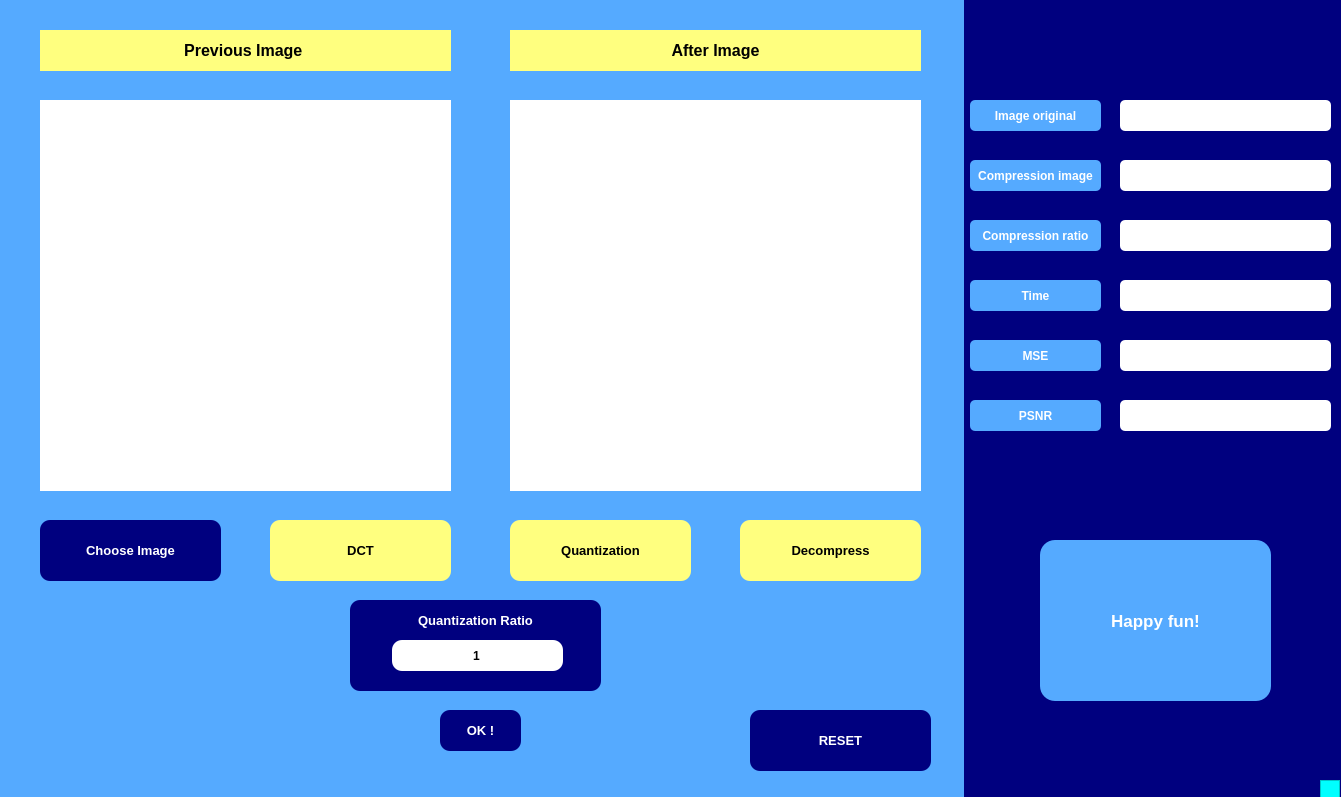
<?xml version="1.0" encoding="UTF-8"?>
<ui version="4.0">
 <class>JPEG</class>
 <widget class="QMainWindow" name="JPEG">
  <property name="geometry">
   <rect>
    <x>0</x>
    <y>0</y>
    <width>1341</width>
    <height>797</height>
   </rect>
  </property>
  <property name="font">
   <font>
    <weight>50</weight>
    <bold>false</bold>
   </font>
  </property>
  <property name="windowTitle">
   <string>IMAGE PROCESSING</string>
  </property>
  <property name="styleSheet">
   <string notr="true">background-color: rgb(85, 170, 255);
setWordWrap: True</string>
  </property>
  <property name="inputMethodHints">
   <set>Qt::ImhNone</set>
  </property>
  <property name="documentMode">
   <bool>false</bool>
  </property>
  <widget class="QWidget" name="centralwidget">
   <widget class="QLabel" name="pre_frame">
    <property name="geometry">
     <rect>
      <x>40</x>
      <y>100</y>
      <width>411</width>
      <height>391</height>
     </rect>
    </property>
    <property name="mouseTracking">
     <bool>false</bool>
    </property>
    <property name="styleSheet">
     <string notr="true">background-color: rgb(255, 255, 255);</string>
    </property>
    <property name="text">
     <string/>
    </property>
   </widget>
   <widget class="QLabel" name="aft_frame">
    <property name="geometry">
     <rect>
      <x>510</x>
      <y>100</y>
      <width>411</width>
      <height>391</height>
     </rect>
    </property>
    <property name="styleSheet">
     <string notr="true">background-color: rgb(255, 255, 255);</string>
    </property>
    <property name="text">
     <string/>
    </property>
   </widget>
   <widget class="QLabel" name="pre_img">
    <property name="enabled">
     <bool>true</bool>
    </property>
    <property name="geometry">
     <rect>
      <x>40</x>
      <y>30</y>
      <width>411</width>
      <height>41</height>
     </rect>
    </property>
    <property name="font">
     <font>
      <pointsize>12</pointsize>
      <weight>75</weight>
      <italic>false</italic>
      <bold>true</bold>
      <underline>false</underline>
      <strikeout>false</strikeout>
     </font>
    </property>
    <property name="cursor">
     <cursorShape>ArrowCursor</cursorShape>
    </property>
    <property name="acceptDrops">
     <bool>false</bool>
    </property>
    <property name="toolTip">
     <string/>
    </property>
    <property name="layoutDirection">
     <enum>Qt::LeftToRight</enum>
    </property>
    <property name="styleSheet">
     <string notr="true">background-color: rgb(255, 255, 127);</string>
    </property>
    <property name="frameShape">
     <enum>QFrame::NoFrame</enum>
    </property>
    <property name="frameShadow">
     <enum>QFrame::Plain</enum>
    </property>
    <property name="text">
     <string>Previous Image </string>
    </property>
    <property name="scaledContents">
     <bool>false</bool>
    </property>
    <property name="alignment">
     <set>Qt::AlignCenter</set>
    </property>
   </widget>
   <widget class="QLabel" name="aft_img">
    <property name="geometry">
     <rect>
      <x>510</x>
      <y>30</y>
      <width>411</width>
      <height>41</height>
     </rect>
    </property>
    <property name="font">
     <font>
      <pointsize>12</pointsize>
      <weight>75</weight>
      <bold>true</bold>
     </font>
    </property>
    <property name="styleSheet">
     <string notr="true">background-color: rgb(255, 255, 127);</string>
    </property>
    <property name="text">
     <string>After Image</string>
    </property>
    <property name="alignment">
     <set>Qt::AlignCenter</set>
    </property>
   </widget>
   <widget class="QPushButton" name="DCT">
    <property name="geometry">
     <rect>
      <x>270</x>
      <y>520</y>
      <width>181</width>
      <height>61</height>
     </rect>
    </property>
    <property name="font">
     <font>
      <pointsize>10</pointsize>
      <weight>75</weight>
      <bold>true</bold>
     </font>
    </property>
    <property name="styleSheet">
     <string notr="true">background-color: rgb(255, 255, 127);
border-radius: 10px;
</string>
    </property>
    <property name="text">
     <string>DCT</string>
    </property>
   </widget>
   <widget class="QPushButton" name="quantization">
    <property name="enabled">
     <bool>true</bool>
    </property>
    <property name="geometry">
     <rect>
      <x>510</x>
      <y>520</y>
      <width>181</width>
      <height>61</height>
     </rect>
    </property>
    <property name="font">
     <font>
      <pointsize>10</pointsize>
      <weight>75</weight>
      <bold>true</bold>
      <kerning>true</kerning>
     </font>
    </property>
    <property name="acceptDrops">
     <bool>false</bool>
    </property>
    <property name="autoFillBackground">
     <bool>false</bool>
    </property>
    <property name="styleSheet">
     <string notr="true">background-color: rgb(255, 255, 127);
border-radius: 10px;
</string>
    </property>
    <property name="inputMethodHints">
     <set>Qt::ImhNone</set>
    </property>
    <property name="text">
     <string>Quantization</string>
    </property>
    <property name="checkable">
     <bool>false</bool>
    </property>
    <property name="autoRepeat">
     <bool>false</bool>
    </property>
    <property name="autoDefault">
     <bool>false</bool>
    </property>
    <property name="default">
     <bool>false</bool>
    </property>
    <property name="flat">
     <bool>false</bool>
    </property>
   </widget>
   <widget class="QPushButton" name="Decompress">
    <property name="geometry">
     <rect>
      <x>740</x>
      <y>520</y>
      <width>181</width>
      <height>61</height>
     </rect>
    </property>
    <property name="font">
     <font>
      <pointsize>10</pointsize>
      <weight>75</weight>
      <bold>true</bold>
     </font>
    </property>
    <property name="styleSheet">
     <string notr="true">background-color: rgb(255, 255, 127);
border-radius: 10px;
</string>
    </property>
    <property name="text">
     <string>Decompress</string>
    </property>
   </widget>
   <widget class="QPushButton" name="chooseImage">
    <property name="geometry">
     <rect>
      <x>40</x>
      <y>520</y>
      <width>181</width>
      <height>61</height>
     </rect>
    </property>
    <property name="font">
     <font>
      <pointsize>10</pointsize>
      <weight>75</weight>
      <bold>true</bold>
     </font>
    </property>
    <property name="styleSheet">
     <string notr="true">background-color: rgb(0, 0, 127);
color: rgb(255, 255, 255);
border-radius: 10px;
</string>
    </property>
    <property name="text">
     <string>Choose Image</string>
    </property>
   </widget>
   <widget class="QPushButton" name="Reset">
    <property name="geometry">
     <rect>
      <x>750</x>
      <y>710</y>
      <width>181</width>
      <height>61</height>
     </rect>
    </property>
    <property name="font">
     <font>
      <pointsize>10</pointsize>
      <weight>75</weight>
      <bold>true</bold>
     </font>
    </property>
    <property name="styleSheet">
     <string notr="true">background-color: rgb(0, 0, 127);
color: rgb(255, 255, 255);
border-radius: 10px;
</string>
    </property>
    <property name="text">
     <string>RESET</string>
    </property>
   </widget>
   <widget class="QLabel" name="size_grip">
    <property name="geometry">
     <rect>
      <x>964</x>
      <y>-5</y>
      <width>401</width>
      <height>811</height>
     </rect>
    </property>
    <property name="styleSheet">
     <string notr="true">background-color: rgb(0, 0, 127);</string>
    </property>
    <property name="inputMethodHints">
     <set>Qt::ImhMultiLine</set>
    </property>
    <property name="text">
     <string/>
    </property>
   </widget>
   <widget class="QLabel" name="sizePre">
    <property name="geometry">
     <rect>
      <x>970</x>
      <y>100</y>
      <width>131</width>
      <height>31</height>
     </rect>
    </property>
    <property name="font">
     <font>
      <weight>75</weight>
      <bold>true</bold>
     </font>
    </property>
    <property name="styleSheet">
     <string notr="true">color: rgb(255, 255, 255);
border-radius: 5px;
</string>
    </property>
    <property name="text">
     <string>Image original</string>
    </property>
    <property name="alignment">
     <set>Qt::AlignCenter</set>
    </property>
   </widget>
   <widget class="QLabel" name="disSizePre">
    <property name="geometry">
     <rect>
      <x>1120</x>
      <y>100</y>
      <width>211</width>
      <height>31</height>
     </rect>
    </property>
    <property name="font">
     <font>
      <weight>75</weight>
      <bold>true</bold>
     </font>
    </property>
    <property name="styleSheet">
     <string notr="true">border-radius: 5px;
color: rgb(0, 0, 0);
background-color: rgb(255, 255, 255);</string>
    </property>
    <property name="text">
     <string/>
    </property>
    <property name="alignment">
     <set>Qt::AlignCenter</set>
    </property>
   </widget>
   <widget class="QLabel" name="disSizeCompress">
    <property name="geometry">
     <rect>
      <x>1120</x>
      <y>160</y>
      <width>211</width>
      <height>31</height>
     </rect>
    </property>
    <property name="font">
     <font>
      <weight>75</weight>
      <bold>true</bold>
     </font>
    </property>
    <property name="styleSheet">
     <string notr="true">border-radius: 5px;
color: rgb(0, 0, 0);
background-color: rgb(255, 255, 255);</string>
    </property>
    <property name="text">
     <string/>
    </property>
    <property name="alignment">
     <set>Qt::AlignCenter</set>
    </property>
   </widget>
   <widget class="QLabel" name="disRatio">
    <property name="geometry">
     <rect>
      <x>1120</x>
      <y>220</y>
      <width>211</width>
      <height>31</height>
     </rect>
    </property>
    <property name="font">
     <font>
      <weight>75</weight>
      <bold>true</bold>
     </font>
    </property>
    <property name="styleSheet">
     <string notr="true">border-radius: 5px;
color: rgb(0, 0, 0);
background-color: rgb(255, 255, 255);</string>
    </property>
    <property name="text">
     <string/>
    </property>
    <property name="alignment">
     <set>Qt::AlignCenter</set>
    </property>
   </widget>
   <widget class="QLabel" name="disTime">
    <property name="geometry">
     <rect>
      <x>1120</x>
      <y>280</y>
      <width>211</width>
      <height>31</height>
     </rect>
    </property>
    <property name="font">
     <font>
      <weight>75</weight>
      <bold>true</bold>
     </font>
    </property>
    <property name="styleSheet">
     <string notr="true">border-radius: 5px;
color: rgb(0, 0, 0);
background-color: rgb(255, 255, 255);</string>
    </property>
    <property name="text">
     <string/>
    </property>
    <property name="alignment">
     <set>Qt::AlignCenter</set>
    </property>
   </widget>
   <widget class="QLabel" name="sizeCompress">
    <property name="geometry">
     <rect>
      <x>970</x>
      <y>160</y>
      <width>131</width>
      <height>31</height>
     </rect>
    </property>
    <property name="font">
     <font>
      <weight>75</weight>
      <bold>true</bold>
     </font>
    </property>
    <property name="styleSheet">
     <string notr="true">color: rgb(255, 255, 255);
border-radius: 5px;
</string>
    </property>
    <property name="text">
     <string>Compression image</string>
    </property>
    <property name="alignment">
     <set>Qt::AlignCenter</set>
    </property>
   </widget>
   <widget class="QLabel" name="Ratio">
    <property name="geometry">
     <rect>
      <x>970</x>
      <y>220</y>
      <width>131</width>
      <height>31</height>
     </rect>
    </property>
    <property name="font">
     <font>
      <weight>75</weight>
      <bold>true</bold>
     </font>
    </property>
    <property name="styleSheet">
     <string notr="true">color: rgb(255, 255, 255);
border-radius: 5px;
</string>
    </property>
    <property name="text">
     <string>Compression ratio</string>
    </property>
    <property name="alignment">
     <set>Qt::AlignCenter</set>
    </property>
   </widget>
   <widget class="QLabel" name="time">
    <property name="geometry">
     <rect>
      <x>970</x>
      <y>280</y>
      <width>131</width>
      <height>31</height>
     </rect>
    </property>
    <property name="font">
     <font>
      <weight>75</weight>
      <bold>true</bold>
     </font>
    </property>
    <property name="styleSheet">
     <string notr="true">color: rgb(255, 255, 255);
border-radius: 5px;
</string>
    </property>
    <property name="text">
     <string>Time</string>
    </property>
    <property name="alignment">
     <set>Qt::AlignCenter</set>
    </property>
   </widget>
   <widget class="QLabel" name="author">
    <property name="geometry">
     <rect>
      <x>1040</x>
      <y>540</y>
      <width>231</width>
      <height>161</height>
     </rect>
    </property>
    <property name="font">
     <font>
      <pointsize>13</pointsize>
      <weight>75</weight>
      <bold>true</bold>
     </font>
    </property>
    <property name="styleSheet">
     <string notr="true">color: rgb(255, 255, 255);
border-radius: 15px;
</string>
    </property>
    <property name="text">
     <string>Happy fun!</string>
    </property>
    <property name="alignment">
     <set>Qt::AlignCenter</set>
    </property>
    <property name="wordWrap">
     <bool>true</bool>
    </property>
   </widget>
   <widget class="QLabel" name="label">
    <property name="geometry">
     <rect>
      <x>350</x>
      <y>600</y>
      <width>251</width>
      <height>91</height>
     </rect>
    </property>
    <property name="styleSheet">
     <string notr="true">background-color: rgb(0, 0, 127);
color: rgb(255, 255, 255);
border-radius: 10px;
</string>
    </property>
    <property name="text">
     <string/>
    </property>
   </widget>
   <widget class="QLabel" name="labelQRatio">
    <property name="geometry">
     <rect>
      <x>390</x>
      <y>610</y>
      <width>171</width>
      <height>21</height>
     </rect>
    </property>
    <property name="font">
     <font>
      <pointsize>10</pointsize>
      <weight>75</weight>
      <bold>true</bold>
     </font>
    </property>
    <property name="styleSheet">
     <string notr="true">background-color: rgb(0, 0, 127);
color: rgb(255, 255, 255);
border-radius: 5px;
</string>
    </property>
    <property name="text">
     <string>Quantization Ratio</string>
    </property>
    <property name="alignment">
     <set>Qt::AlignCenter</set>
    </property>
   </widget>
   <widget class="QPushButton" name="buttonOK">
    <property name="geometry">
     <rect>
      <x>440</x>
      <y>710</y>
      <width>81</width>
      <height>41</height>
     </rect>
    </property>
    <property name="font">
     <font>
      <pointsize>10</pointsize>
      <weight>75</weight>
      <bold>true</bold>
     </font>
    </property>
    <property name="styleSheet">
     <string notr="true">background-color: rgb(0, 0, 127);
color: rgb(255, 255, 255);
border-radius: 10px;
</string>
    </property>
    <property name="text">
     <string>OK !</string>
    </property>
   </widget>
   <widget class="QLabel" name="labelMSE">
    <property name="geometry">
     <rect>
      <x>970</x>
      <y>340</y>
      <width>131</width>
      <height>31</height>
     </rect>
    </property>
    <property name="font">
     <font>
      <weight>75</weight>
      <bold>true</bold>
     </font>
    </property>
    <property name="styleSheet">
     <string notr="true">color: rgb(255, 255, 255);
border-radius: 5px;
</string>
    </property>
    <property name="text">
     <string>MSE</string>
    </property>
    <property name="alignment">
     <set>Qt::AlignCenter</set>
    </property>
   </widget>
   <widget class="QLabel" name="labelPSNR">
    <property name="geometry">
     <rect>
      <x>970</x>
      <y>400</y>
      <width>131</width>
      <height>31</height>
     </rect>
    </property>
    <property name="font">
     <font>
      <weight>75</weight>
      <bold>true</bold>
     </font>
    </property>
    <property name="styleSheet">
     <string notr="true">color: rgb(255, 255, 255);
border-radius: 5px;
</string>
    </property>
    <property name="text">
     <string>PSNR</string>
    </property>
    <property name="alignment">
     <set>Qt::AlignCenter</set>
    </property>
   </widget>
   <widget class="QLabel" name="disMSE">
    <property name="geometry">
     <rect>
      <x>1120</x>
      <y>340</y>
      <width>211</width>
      <height>31</height>
     </rect>
    </property>
    <property name="font">
     <font>
      <weight>75</weight>
      <bold>true</bold>
     </font>
    </property>
    <property name="styleSheet">
     <string notr="true">border-radius: 5px;
color: rgb(0, 0, 0);
background-color: rgb(255, 255, 255);</string>
    </property>
    <property name="text">
     <string/>
    </property>
    <property name="alignment">
     <set>Qt::AlignCenter</set>
    </property>
   </widget>
   <widget class="QLabel" name="disPSNR">
    <property name="geometry">
     <rect>
      <x>1120</x>
      <y>400</y>
      <width>211</width>
      <height>31</height>
     </rect>
    </property>
    <property name="font">
     <font>
      <weight>75</weight>
      <bold>true</bold>
     </font>
    </property>
    <property name="styleSheet">
     <string notr="true">border-radius: 5px;
color: rgb(0, 0, 0);
background-color: rgb(255, 255, 255);</string>
    </property>
    <property name="text">
     <string/>
    </property>
    <property name="alignment">
     <set>Qt::AlignCenter</set>
    </property>
   </widget>
   <widget class="QLineEdit" name="setQratio">
    <property name="geometry">
     <rect>
      <x>392</x>
      <y>640</y>
      <width>171</width>
      <height>31</height>
     </rect>
    </property>
    <property name="font">
     <font>
      <pointsize>9</pointsize>
      <weight>75</weight>
      <bold>true</bold>
     </font>
    </property>
    <property name="styleSheet">
     <string notr="true">background-color: rgb(255, 255, 255);
border-radius: 10px;
color: rgb(0, 0, 0);
</string>
    </property>
    <property name="text">
     <string>1</string>
    </property>
    <property name="alignment">
     <set>Qt::AlignCenter</set>
    </property>
   </widget>
   <widget class="QFrame" name="frame">
    <property name="geometry">
     <rect>
      <x>1320</x>
      <y>780</y>
      <width>20</width>
      <height>20</height>
     </rect>
    </property>
    <property name="minimumSize">
     <size>
      <width>20</width>
      <height>20</height>
     </size>
    </property>
    <property name="layoutDirection">
     <enum>Qt::LeftToRight</enum>
    </property>
    <property name="styleSheet">
     <string notr="true">background-color: rgb(0, 255, 255);</string>
    </property>
    <property name="frameShape">
     <enum>QFrame::StyledPanel</enum>
    </property>
    <property name="frameShadow">
     <enum>QFrame::Raised</enum>
    </property>
   </widget>
  </widget>
 </widget>
 <resources/>
 <connections/>
</ui>
